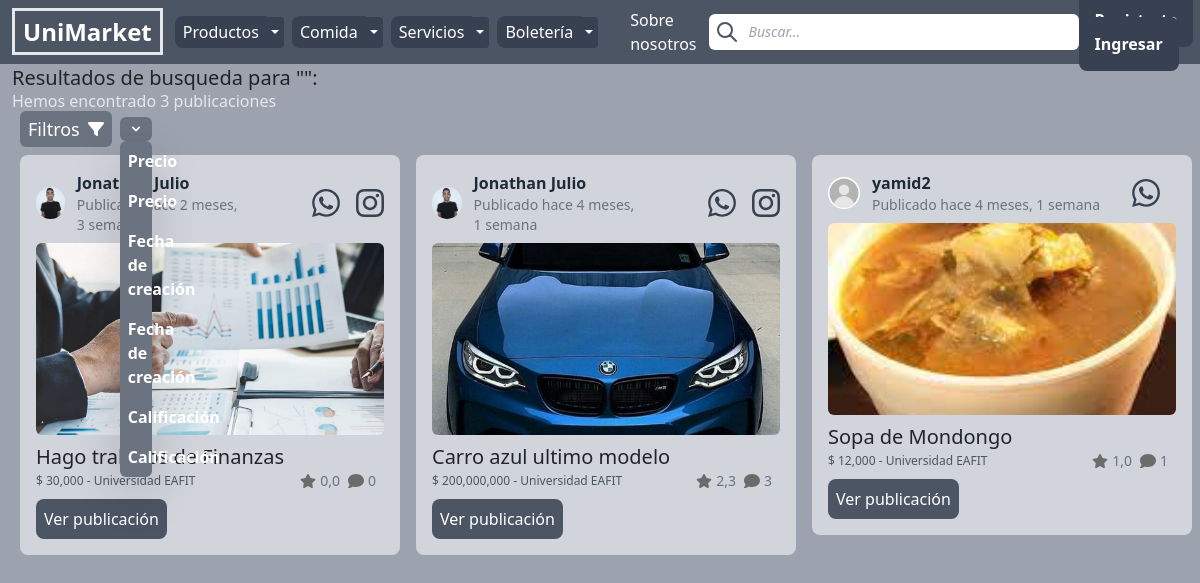
The app's page /search/ with its own data.
### posts/models.py (models this page shows, shortened)
class Category(models.Model):
    title = models.CharField(max_length=50)
    slug = AutoSlugField(populate_from='title',editable=True, always_update=True)
    class Meta:
        verbose_name = ('Categoria')
        verbose_name_plural = ('Categorias')

class Product(models.Model):
    PROCESADO = 'procesado'
    ESPERANDO_APROBACION = 'esperando_aprobacion'
    ACTIVO = 'activo'
    ELIMINADO = 'eliminado'
    OPCIONES_DE_ESTADO = [
        (PROCESADO, 'Procesado'),
        (ESPERANDO_APROBACION, 'Esperando aprobación'),
        (ACTIVO, 'Activo'),
        (ELIMINADO, 'Eliminado')
    ]
    user = models.ForeignKey(User, related_name='products', on_delete=models.CASCADE, verbose_name='user')
    categoria = models.ForeignKey(Category, related_name='products', on_delete=models.CASCADE)
    subcategoria = models.ForeignKey(Subcategory, related_name='products', on_delete=models.CASCADE, default=15)
    titulo = models.CharField(max_length=45)
    slug = AutoSlugField(populate_from='titulo',editable=True, always_update=True)
    descripcion = CKEditor5Field(blank=True)
    precio = models.PositiveIntegerField(default=0)
    domicilio = models.CharField(choices={
        'NO':'Solo dentro de la universidad',
        'SI':'Se hacen domicilios fuera de la universidad'
    }, default='NO', max_length=2)
    inventario = models.CharField(choices={
        'LIMITADO':'Venta limitada',
        'INFINITO':'Venta sin limite'
    }, default='LIMITADO', max_length=8)
    imagenes = models.ImageField(upload_to='uploads/product_images/', blank=True, null=True)
    tags = TaggableManager()
    created_at = models.DateTimeField(auto_now_add=True)
    updated_at = models.DateTimeField(auto_now=True)
    status = models.CharField(max_length=50, choices=OPCIONES_DE_ESTADO, default=ACTIVO)
    class Meta:
        ordering = ['-created_at']
    def get_display_price(self):
        precio = "{:,}".format(self.precio)
        return precio

### userprofile/models.py (models this page shows, shortened)
class UserProfile(models.Model):
    user = models.OneToOneField(User, related_name="userprofile", on_delete=models.CASCADE)
    numero = models.CharField(max_length=10)
    edad = models.PositiveSmallIntegerField(null=False, blank=False, default=18)
    about_me = CKEditor5Field(null=True, blank=True, max_length=150)
    instagram = models.CharField(null=True, max_length=15, blank=True)
    universidad = models.CharField(choices={
        'EAFIT':'Universidad EAFIT',
        'UDEA':'Universidad de Antioquia',
        'CES':'Universidad CES',
        'UPB':'Universidad Pontificia Bolivariana',
        'ANDES':'Universidad de los Andes',
    }, default='EAFIT', max_length=5)
    imagen = models.ImageField(upload_to='uploads/userprofile/', blank=True, null=True)
    created_at = models.DateTimeField(auto_now_add=True)
    updated_at = models.DateTimeField(auto_now=True)
    saved_posts = [] #new list variable to store the ids of posts
    class Meta:
        ordering = ['-created_at']
    def get_display_number(self):
        return "https://web.whatsapp.com/send/?phone=57"+self.numero+"/"
    def get_display_instagram(self):
        return "https://www.instagram.com/"+self.instagram+"/"

### reviews/models.py (models this page shows)
class ReviewDetails(models.Model):
    product = models.ForeignKey(Product, related_name='reviews', on_delete=models.CASCADE)
    promedio = models.FloatField(null=False, blank=False, default=0.0)
    comentarios = models.IntegerField(null=False,blank=False, default=0)
    class Meta:
        verbose_name = ('Detalle de Reseña')
        verbose_name_plural = ('Detalles de Reseñas')

### posts/views.py (the view)
# urls.py: path('search/', views.search, name='search'),
def search(request):
    query = request.GET.get('query','')
    products = Product.objects.filter(Q(titulo__icontains=query)|
                                      Q(descripcion__icontains=query), status=Product.ACTIVO)
    universities = UserProfile._meta.get_field('universidad').choices
    domicilio = Product._meta.get_field('domicilio').choices
    inventario = Product._meta.get_field('inventario').choices
    context = {
        'query':query,
        'products':products,
        'universities': universities,
        'domicilio': domicilio,
        'inventario': inventario,
    }
    return render(request, 'posts/search.html', context)

### posts/templatetags/menu.py (called while the page is built)
@register.inclusion_tag("core/menu.html")
def menu():
    categories = Category.objects.all()
    return {
        "categories": categories
    }

### userprofile/context_processors.py (called while the page is built)
def saved(request):
    return { 'saved': Saved(request)}

### posts/templates/posts/search.html (shortened to what this page needs)
{% extends 'core/base.html' %}
{% block content %}
  <div class="ml-3">
    <h1 class="one_category text-xl">
      Resultados de busqueda para "{{ query }}":
    </h1>
    <h2 class="text-md text-gray-200">Hemos encontrado {{ products.count }} publicaciones</h2>
    {% if products %}
      {% include 'core/filters.html' with request=request products=products universities=universities domicilio=domicilio inventario=inventario only %}
      {% include 'posts/partials/products.html' %}
    {% else %}
      <p class="text-lg">
        <b>No hay ningun producto o servicio relacionado con: {{ query }}</b>
      </p>
    {% endif %}
  </div>
{% endblock %}

### core/template/core/menu.html (shortened to what this page needs)
<div class="dropdown flex items-center relative">
    <div class="btn-group items-center">
        {% for category in categories %}
        <a class="bg-gray-700 border-gray-700 hover:bg-gray-900 focus:bg-gray-900 active:bg-gray-900 hover:text-gray-500 text-white px-2 py-1 rounded-l-lg delay-50 duration-500"
            href="{% url 'category-detail' category.slug %}">
            {{ category.title }}
        </a>
        <button type="button"
            class="btn btn-secondary btn-sm dropdown-toggle dropdown-toggle-split bg-gray-700 border-gray-700 hover:bg-gray-900 focus:bg-gray-900 active:bg-gray-900 mr-2 px-1 py-1"
            data-bs-toggle="dropdown" aria-expanded="false">
        </button>
        {% endfor %}
    </div>
    <a href="{% url 'about-us' %}" class="text-white text-white hover:text-gray-400 active:text-gray-600 ml-6 mr-3">
        Sobre nosotros
    </a>
</div>

### posts/templates/posts/partials/products.html (shortened to what this page needs)
<div id="filtered-products">
  <div class="flex flex-wrap">
    {% if products %}
    {% for product in products %}
      <div data-id="{{ product.id }}" class="product w-1/3 p-2">
        <div class="p-3 bg-gray-300 rounded-lg max-w-md hover:shadow-2xl delay-50 duration-500">
          <div class="flex items-center justify-between space-x-2 mb-2">
            <div class="flex items-center justify-stretch">
              <div class="hover:scale-125 ease-in-out delay-250 duration-700">
                <a class="" href="{% url 'profile' product.user.id %}">
                  {% if product.user.userprofile.imagen %}
                    <img src="{{ product.user.userprofile.imagen.url }}" alt="Imagen de {{ product.user.username }}" class="w-8 h-8 rounded-full object-cover" />
                  {% else %}
                    <img src="/media/uploads/userprofile/No%20Photo.jpg" alt="Imagen de {{ product.user.username }}" class="w-8 h-8 rounded-full object-cover" />
                  {% endif %}
                </a>
              </div>
              <div class="ml-3">
                  <a class="text-gray-800 font-semibold hover:text-gray-900 hover:underline active:text-gray-900" href="{% url 'profile' product.user.id %}">
                    {% firstof product.user.get_full_name product.user.username %}
                  </a>
                <p class="text-gray-500 text-sm">Publicado hace {{ product.created_at|timesince }}</p>
              </div>
            </div>
            <div class="flex items-center justify-between">
              <div class="flex items-center justify-between">
                <a title="WhatsApp" class="text-gray-700 mx-3" href="{{ product.user.userprofile.get_display_number }}" target="_blank">
                </a>
                {% if product.user.userprofile.instagram %}
                  <a title="Instagram" class="delay-50 duration-700 text-gray-700 hover:text-pink-600 active:text-pink-800" href="{{ product.user.userprofile.get_display_instagram }}" target="_blank">
                  </a>
                {% endif %}
              </div>
            </div>
          </div>
          {% if product.imagenes %}
            <a class="overflow-hidden block transition duration-500 ease-out transform hover:scale-110" href="{% url 'product-detail' product.categoria.slug product.subcategoria.slug product.slug %}">
                <img class="w-full h-48 object-cover rounded-md mb-2" src="{{ product.imagenes.url }}" alt="Imagen de {{ product.titulo }}" />
            </a>
          {% endif %}
          <a href="{% url 'product-detail' product.categoria.slug product.subcategoria.slug product.slug %}">
            <h2 class="text-xl hover:text-gray-700 hover:underline active:text-gray-900">
              {{ product.titulo }}
            </h2>
          </a>
          <div class="flex items-center justify-between">
            <p class="text-xs text-gray-600">$ <span class="price">{{ product.get_display_price }}</span> - <span data-university="{{ product.user.userprofile.universidad }}" class="tipoUniversity hover:underline cursor-pointer">{{ product.user.userprofile.get_universidad_display }}</span></p>
            <div class="flex items-center">
              <div title="Calificación" class="flex items-center mr-2">
                <p class="text-sm text-gray-500 select-none">
                  {% for review in product.reviews.all %}
                    {{ review.promedio|floatformat:1 }}
                  {% endfor %}
                </p>
              </div>
              <div title="Comentarios" class="flex items-center mr-2">
                <p class="text-sm text-gray-500 select-none">
                  {% for review in product.reviews.all %}
                    {{ review.comentarios }}
                  {% endfor %}
                </p>
              </div>
            </div>
          </div>
          <div class="flex items-center justify-between mt-2">
              <a href="{% url 'product-detail' product.categoria.slug product.subcategoria.slug product.slug %}">
                <button title="Ver {{ product.titulo }}" class="px-2 py-2 bg-gray-600 text-white rounded-lg hover:bg-gray-800 delay-50 duration-700">
                  Ver publicación
                </button>
              </a>
          </div>
        </div>
      </div>
    {% endfor %}
    {% else %}
    <div class="flex items-center justify-between m-auto">
      <p class="text-center text-lg"><b>No hay ninguna publicación</b></p>
    </div>
    {% endif %}
  </div>
</div>

### records on screen
Category: title "Productos"
Category: title "Comida"
Category: title "Servicios"
Category: title "Boletería"
Product: user.userprofile.imagen (picture), user.last_name "Jonathan Julio…", created_at "2 meses, 3 semanas", imagenes (picture), titulo "Hago trabajos de Finanzas", get_display_price "30,000", user.userprofile.universidad "Universidad EAFIT"
ReviewDetails: promedio "0,0", comentarios "0"
Product: user.userprofile.imagen (picture), user.last_name "Jonathan Julio", created_at "4 meses, 1 semana", imagenes (picture), titulo "Carro azul ultimo modelo", get_display_price "200,000,000", user.userprofile.universidad "Universidad EAFIT"
ReviewDetails: promedio "2,3", comentarios "3"
Product: user.username "yamid2", created_at "4 meses, 1 semana", imagenes (picture), titulo "Sopa de Mondongo", get_display_price "12,000", user.userprofile.universidad "Universidad EAFIT"
ReviewDetails: promedio "1,0", comentarios "1"

### other values on screen
{{ products.count }} "3"
